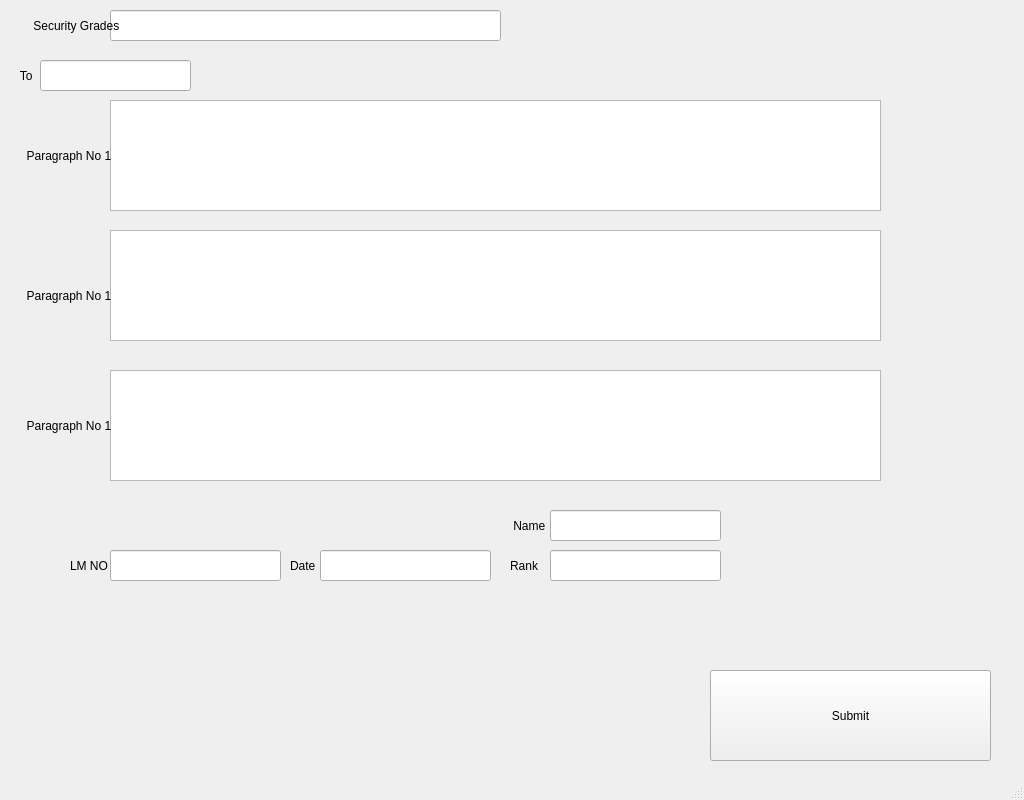
<?xml version="1.0" encoding="UTF-8"?>
<ui version="4.0">
 <class>MainWindow</class>
 <widget class="QMainWindow" name="MainWindow">
  <property name="enabled">
   <bool>true</bool>
  </property>
  <property name="geometry">
   <rect>
    <x>0</x>
    <y>0</y>
    <width>1024</width>
    <height>800</height>
   </rect>
  </property>
  <property name="windowTitle">
   <string>MainWindow</string>
  </property>
  <widget class="QWidget" name="centralwidget">
   <widget class="QLineEdit" name="Security_Grades">
    <property name="geometry">
     <rect>
      <x>110</x>
      <y>10</y>
      <width>391</width>
      <height>31</height>
     </rect>
    </property>
   </widget>
   <widget class="QLineEdit" name="Name">
    <property name="geometry">
     <rect>
      <x>550</x>
      <y>510</y>
      <width>171</width>
      <height>31</height>
     </rect>
    </property>
   </widget>
   <widget class="QPlainTextEdit" name="P1">
    <property name="enabled">
     <bool>true</bool>
    </property>
    <property name="geometry">
     <rect>
      <x>110</x>
      <y>100</y>
      <width>771</width>
      <height>111</height>
     </rect>
    </property>
   </widget>
   <widget class="QLineEdit" name="To">
    <property name="geometry">
     <rect>
      <x>40</x>
      <y>60</y>
      <width>151</width>
      <height>31</height>
     </rect>
    </property>
   </widget>
   <widget class="QPlainTextEdit" name="P2">
    <property name="enabled">
     <bool>true</bool>
    </property>
    <property name="geometry">
     <rect>
      <x>110</x>
      <y>230</y>
      <width>771</width>
      <height>111</height>
     </rect>
    </property>
   </widget>
   <widget class="QPlainTextEdit" name="P3">
    <property name="enabled">
     <bool>true</bool>
    </property>
    <property name="geometry">
     <rect>
      <x>110</x>
      <y>370</y>
      <width>771</width>
      <height>111</height>
     </rect>
    </property>
   </widget>
   <widget class="QLineEdit" name="Rank">
    <property name="geometry">
     <rect>
      <x>550</x>
      <y>550</y>
      <width>171</width>
      <height>31</height>
     </rect>
    </property>
   </widget>
   <widget class="QLineEdit" name="LM_NO">
    <property name="geometry">
     <rect>
      <x>110</x>
      <y>550</y>
      <width>171</width>
      <height>31</height>
     </rect>
    </property>
   </widget>
   <widget class="QLineEdit" name="Date">
    <property name="geometry">
     <rect>
      <x>320</x>
      <y>550</y>
      <width>171</width>
      <height>31</height>
     </rect>
    </property>
   </widget>
   <widget class="QLabel" name="label">
    <property name="geometry">
     <rect>
      <x>30</x>
      <y>10</y>
      <width>121</width>
      <height>31</height>
     </rect>
    </property>
    <property name="text">
     <string> Security Grades</string>
    </property>
   </widget>
   <widget class="QLabel" name="label_2">
    <property name="geometry">
     <rect>
      <x>10</x>
      <y>60</y>
      <width>121</width>
      <height>31</height>
     </rect>
    </property>
    <property name="text">
     <string>   To</string>
    </property>
   </widget>
   <widget class="QLabel" name="label_3">
    <property name="geometry">
     <rect>
      <x>20</x>
      <y>140</y>
      <width>121</width>
      <height>31</height>
     </rect>
    </property>
    <property name="text">
     <string>  Paragraph No 1</string>
    </property>
   </widget>
   <widget class="QLabel" name="label_4">
    <property name="geometry">
     <rect>
      <x>20</x>
      <y>280</y>
      <width>121</width>
      <height>31</height>
     </rect>
    </property>
    <property name="text">
     <string>  Paragraph No 1</string>
    </property>
   </widget>
   <widget class="QLabel" name="label_5">
    <property name="geometry">
     <rect>
      <x>20</x>
      <y>410</y>
      <width>121</width>
      <height>31</height>
     </rect>
    </property>
    <property name="text">
     <string>  Paragraph No 1</string>
    </property>
   </widget>
   <widget class="QLabel" name="label_6">
    <property name="geometry">
     <rect>
      <x>510</x>
      <y>510</y>
      <width>121</width>
      <height>31</height>
     </rect>
    </property>
    <property name="text">
     <string> Name</string>
    </property>
   </widget>
   <widget class="QLabel" name="label_7">
    <property name="geometry">
     <rect>
      <x>510</x>
      <y>550</y>
      <width>121</width>
      <height>31</height>
     </rect>
    </property>
    <property name="text">
     <string>Rank</string>
    </property>
   </widget>
   <widget class="QLabel" name="lm_no">
    <property name="geometry">
     <rect>
      <x>70</x>
      <y>550</y>
      <width>121</width>
      <height>31</height>
     </rect>
    </property>
    <property name="text">
     <string>LM NO</string>
    </property>
   </widget>
   <widget class="QLabel" name="date">
    <property name="geometry">
     <rect>
      <x>290</x>
      <y>550</y>
      <width>121</width>
      <height>31</height>
     </rect>
    </property>
    <property name="text">
     <string>Date</string>
    </property>
   </widget>
   <widget class="QPushButton" name="button_submit">
    <property name="geometry">
     <rect>
      <x>710</x>
      <y>670</y>
      <width>281</width>
      <height>91</height>
     </rect>
    </property>
    <property name="text">
     <string>Submit</string>
    </property>
   </widget>
  </widget>
  <widget class="QMenuBar" name="menubar">
   <property name="geometry">
    <rect>
     <x>0</x>
     <y>0</y>
     <width>1024</width>
     <height>21</height>
    </rect>
   </property>
  </widget>
  <widget class="QStatusBar" name="statusbar"/>
 </widget>
 <resources/>
 <connections/>
</ui>
